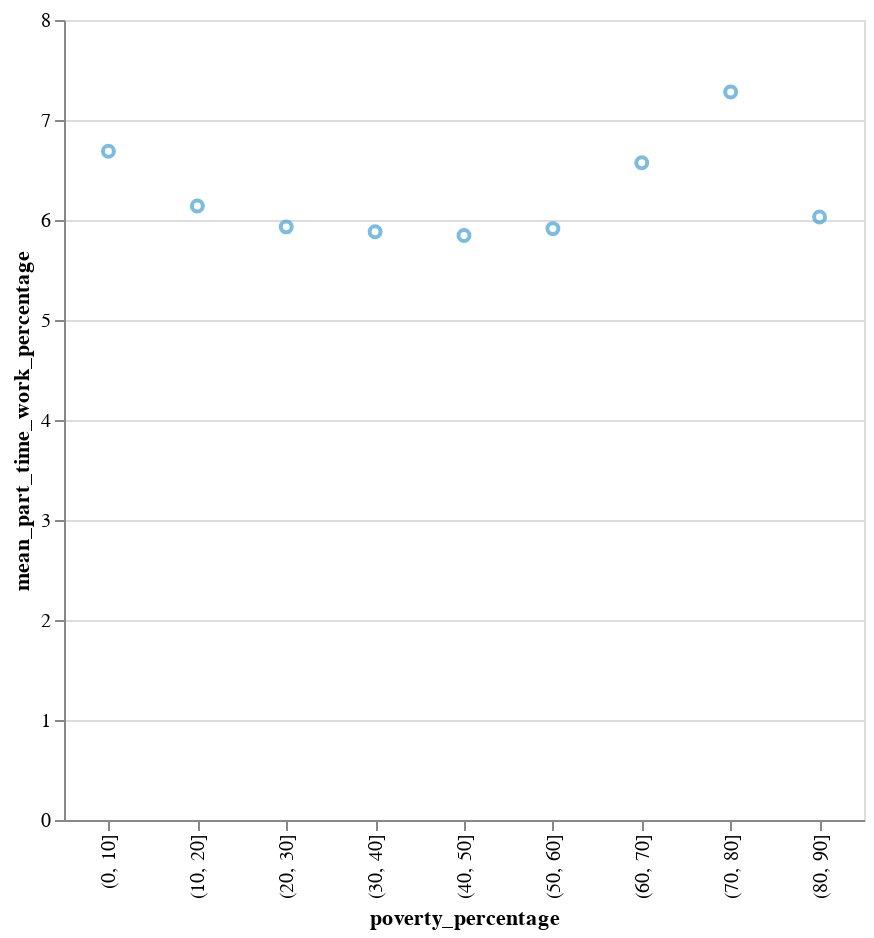

This figure's notebook cell:
### Code cell
#
alt.Chart(result_mean_df).mark_point().encode(
    alt.X('poverty_percentage:N'),
    alt.Y('mean_part_time_work_percentage'),
    color = alt.Color('color',scale=None),
    tooltip=[alt.Tooltip('poverty_percentage'),
             alt.Tooltip('mean_part_time_work_percentage')]
).properties(width=400, height=400).interactive()

### Figure 1 — Vega-Lite specification as saved in the notebook (floating-point values rounded to 4 significant figures)
{"config": {"view": {"continuousWidth": 400, "continuousHeight": 300}}, "data": {"name": "data-aff3047d353e7180a1304a741b92c758"}, "mark": "point", "encoding": {"color": {"type": "nominal", "field": "color", "scale": null}, "tooltip": [{"type": "nominal", "field": "poverty_percentage"}, {"type": "quantitative", "field": "mean_part_time_work_percentage"}], "x": {"type": "nominal", "field": "poverty_percentage"}, "y": {"type": "quantitative", "field": "mean_part_time_work_percentage"}}, "height": 400, "selection": {"selector011": {"type": "interval", "bind": "scales", "encodings": ["x", "y"]}}, "width": 400, "$schema": "https://vega.github.io/schema/vega-lite/v4.8.1.json", "datasets": {"data-aff3047d353e7180a1304a741b92c758": [{"poverty_percentage": "(0, 10]", "mean_completely_home_percentage": 36.29, "mean_full_time_work_percentage": 5.605, "mean_part_time_work_percentage": 6.687, "color": "#45a0d1"}, {"poverty_percentage": "(10, 20]", "mean_completely_home_percentage": 38.62, "mean_full_time_work_percentage": 5.113, "mean_part_time_work_percentage": 6.141, "color": "#45a0d1"}, {"poverty_percentage": "(20, 30]", "mean_completely_home_percentage": 39.53, "mean_full_time_work_percentage": 4.906, "mean_part_time_work_percentage": 5.931, "color": "#45a0d1"}, {"poverty_percentage": "(30, 40]", "mean_completely_home_percentage": 40.11, "mean_full_time_work_percentage": 4.759, "mean_part_time_work_percentage": 5.883, "color": "#45a0d1"}, {"poverty_percentage": "(40, 50]", "mean_completely_home_percentage": 39.94, "mean_full_time_work_percentage": 4.763, "mean_part_time_work_percentage": 5.845, "color": "#45a0d1"}, {"poverty_percentage": "(50, 60]", "mean_completely_home_percentage": 39.02, "mean_full_time_work_percentage": 4.812, "mean_part_time_work_percentage": 5.914, "color": "#45a0d1"}, {"poverty_percentage": "(60, 70]", "mean_completely_home_percentage": 38.47, "mean_full_time_work_percentage": 5.566, "mean_part_time_work_percentage": 6.572, "color": "#45a0d1"}, {"poverty_percentage": "(70, 80]", "mean_completely_home_percentage": 36.79, "mean_full_time_work_percentage": 6.209, "mean_part_time_work_percentage": 7.281, "color": "#45a0d1"}, {"poverty_percentage": "(80, 90]", "mean_completely_home_percentage": 33.23, "mean_full_time_work_percentage": 5.034, "mean_part_time_work_percentage": 6.03, "color": "#45a0d1"}, {"poverty_percentage": "(90, 100]", "mean_completely_home_percentage": null, "mean_full_time_work_percentage": null, "mean_part_time_work_percentage": null, "color": "#ff4833"}]}}
